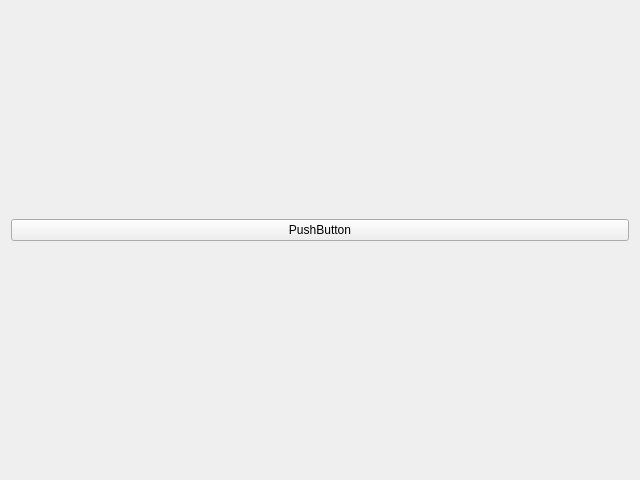
<?xml version="1.0" encoding="UTF-8"?>
<ui version="4.0">
 <class>Form</class>
 <widget class="QWidget" name="Form">
  <property name="geometry">
   <rect>
    <x>0</x>
    <y>0</y>
    <width>640</width>
    <height>480</height>
   </rect>
  </property>
  <property name="sizePolicy">
   <sizepolicy hsizetype="Expanding" vsizetype="Expanding">
    <horstretch>0</horstretch>
    <verstretch>0</verstretch>
   </sizepolicy>
  </property>
  <property name="windowTitle">
   <string>Form</string>
  </property>
  <layout class="QVBoxLayout" name="verticalLayout">
   <item>
    <widget class="QPushButton" name="pushButton">
     <property name="text">
      <string>PushButton</string>
     </property>
    </widget>
   </item>
   <item>
    <spacer name="horizontalSpacer">
     <property name="orientation">
      <enum>Qt::Horizontal</enum>
     </property>
     <property name="sizeHint" stdset="0">
      <size>
       <width>40</width>
       <height>20</height>
      </size>
     </property>
    </spacer>
   </item>
  </layout>
  <action name="action12">
   <property name="checkable">
    <bool>true</bool>
   </property>
   <property name="text">
    <string>12</string>
   </property>
   <property name="shortcut">
    <string>Ctrl+A</string>
   </property>
  </action>
 </widget>
 <resources/>
 <connections/>
</ui>
